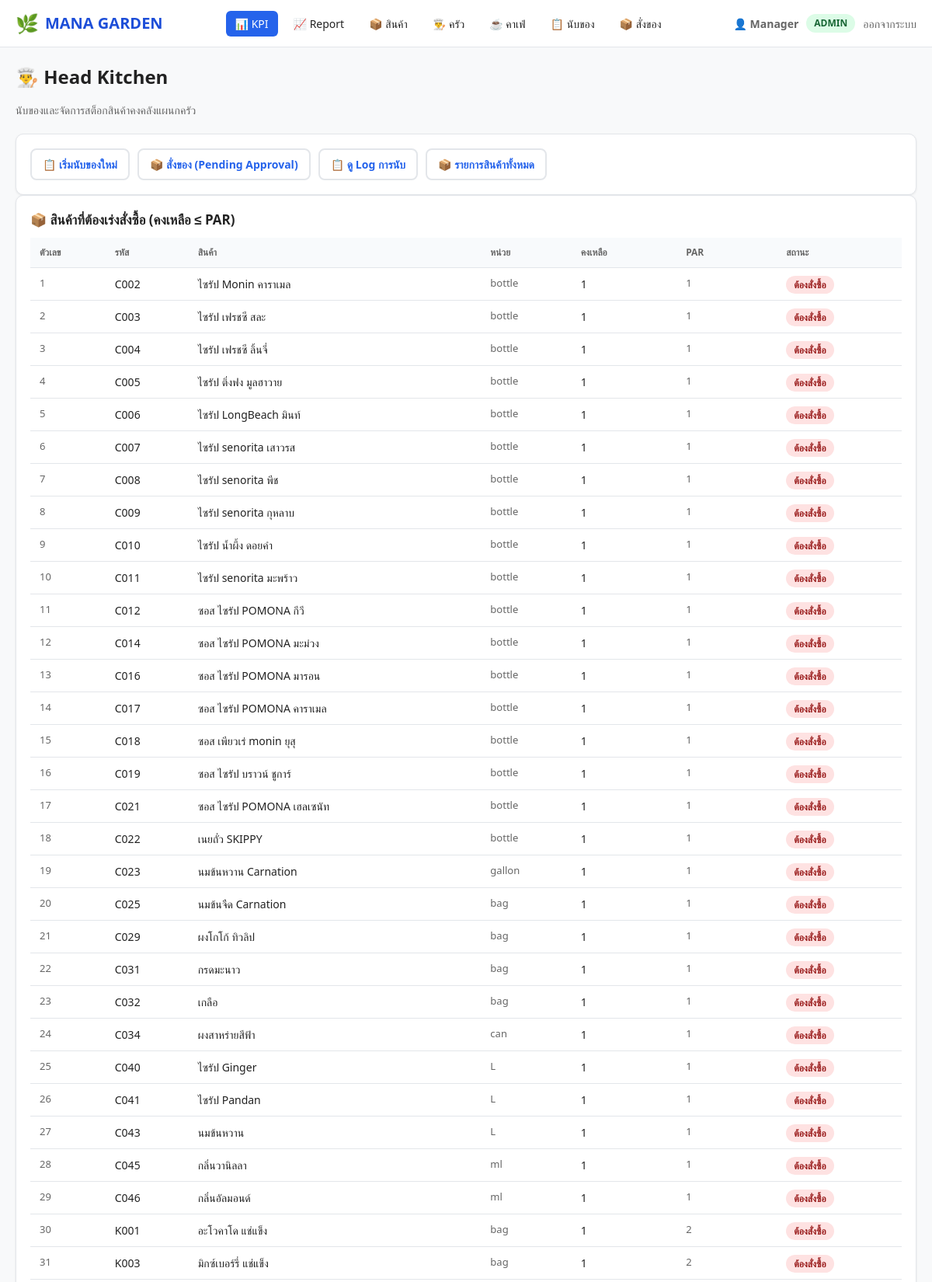
/kitchen (signed in, upper part), run on the app's committed database.
### tables this page shows
CREATE TABLE items (
    id INTEGER PRIMARY KEY AUTOINCREMENT, code TEXT UNIQUE NOT NULL, name TEXT NOT NULL, unit TEXT NOT NULL,
    category TEXT NOT NULL DEFAULT "general", opening INTEGER DEFAULT 0, received INTEGER DEFAULT 0,
    used INTEGER DEFAULT 0, ending INTEGER DEFAULT 0, par INTEGER DEFAULT 0, status TEXT NOT NULL DEFAULT "ปกติ",
    location TEXT DEFAULT "Main Store", created_at TEXT DEFAULT CURRENT_TIMESTAMP
);

### app.py (the view)
@app.route("/kitchen")
@login_required
@role_required("kitchen", "admin")
def kitchen():
    db = get_db()
    low_items = db.execute(
        "SELECT * FROM items ORDER BY ending ASC"
    ).fetchall()
    cafe_items = db.execute(
        "SELECT * FROM items WHERE category='cafe' ORDER BY name"
    ).fetchall()
    return render_template(
        "kitchen.html", kitchen_items=low_items, cafe_items=cafe_items,
        current_role=session.get("role"), today=datetime.date.today(),
    )

### app.py (called while the page is built)
def get_db():
    if "db" not in g:
        if not os.path.exists(DB_PATH):
            init_db()
        g.db = sqlite3.connect(DB_PATH)
        g.db.row_factory = sqlite3.Row
        g.db.execute("PRAGMA foreign_keys = ON")
    return g.db

def login_required(f):
    @wraps(f)
    def wrapper(*args, **kwargs):
        if "user" not in session:
            flash("กรุณาเลือกบทบาทผู้ใช้ก่อนครับ", "warning")
            return redirect(url_for("login"))
        return f(*args, **kwargs)
    return wrapper

def role_required(*allowed_roles):
    def deco(f):
        @wraps(f)
        def wrapper(*args, **kwargs):
            if "user" not in session:
                flash("กรุณาเลือกบทบาทผู้ใช้ก่อนครับ", "warning")
                return redirect(url_for("login"))
            if session.get("role") not in allowed_roles:
                flash("คุณไม่มีสิทธิ์เข้าถึงหน้านี้ครับ", "danger")
                return redirect(url_for("dashboard"))
            return f(*args, **kwargs)
        return wrapper
    return deco

### templates/kitchen.html (shortened to what this page needs)
{% extends "base.html" %}
{% block content %}
<div class="flex-between mb-0">
  <div>
    <h1 class="page-title">👨‍🍳 Head Kitchen</h1>
    <p class="page-sub">นับของและจัดการสต็อกสินค้าคงคลังแผนกครัว</p>
  </div>
</div>
<div class="card mb-0">
  <div class="flex-wrap" style="gap:10px;">
    <a class="btn btn-outline" href="{{ url_for('kitchen') }}#count-section">📋 เริ่มนับของใหม่</a>
    <a class="btn btn-outline" href="{{ url_for('order') }}">📦 สั่งของ (Pending Approval)</a>
    <a class="btn btn-outline" href="{{ url_for('counts') }}">📋 ดู Log การนับ</a>
    <a class="btn btn-outline" href="{{ url_for('items') }}">📦 รายการสินค้าทั้งหมด</a>
  </div>
</div>
<div class="card" id="lowstock-section">
  <h3>📦 สินค้าที่ต้องเร่งสั่งซื้อ (คงเหลือ ≤ PAR)</h3>
  {% if kitchen_items %}
  <div class="table-wrap">
    <table class="table">
      <thead>
        <tr><th>ตัวเลข</th><th>รหัส</th><th>สินค้า</th><th>หน่วย</th><th>คงเหลือ</th><th>PAR</th><th>สถานะ</th></tr>
      </thead>
      <tbody>
        {% for it in kitchen_items %}
        <tr>
          <td class="txt-sm">{{ loop.index }}</td>
          <td class="font-weight-bold">{{ it.code }}</td>
          <td>{{ it.name }}</td>
          <td class="txt-sm">{{ it.unit }}</td>
          <td class="font-weight-bold {% if it.ending <= it.par|int*0.7 %}color:var(--red);{% endif %}">{{ it.ending }}</td>
          <td class="txt-sm">{{ it.par }}</td>
          <td><span class="badge badge-stockout">ต้องสั่งซื้อ</span></td>
        </tr>
        {% endfor %}
      </tbody>
    </table>
  </div>
  {% else %}
  <p class="txt-sm">ไม่มีสินค้าคลองเหล่าต่ำครับ</p>
  {% endif %}
</div>
{% endblock %}

### static/style.css (style rules this page uses)
:root { --bg: #f8f9fa; --card: #ffffff; --border: #e3e6ea; --text: #222; --muted: #666; --accent: #2563eb; --accent-dark: #1d4ed8; --green: #16a34a; --green-bg: #dcfce7; --red: #dc2626; --red-bg: #fee2e2; --amber: #f59e0b; --amber-bg: #fef3c7; --shadow: 0 1px 3px rgba(0,0,0,.08); }
* { box-sizing: border-box; }
body { margin: 0; font-family: 'Segoe UI', 'Thai Sans', system-ui, sans-serif; background: var(--bg); color: var(--text); font-size: 15px; line-height: 1.5; }
a { color: var(--accent); text-decoration: none; }
.page-title { font-size: 24px; font-weight: 800; margin: 0 0 4px; color: var(--text); }
.page-sub { color: var(--muted); font-size: 14px; margin-bottom: 20px; }
.card { background: var(--card); border: 1px solid var(--border); border-radius: 10px; padding: 18px; margin-bottom: 16px; box-shadow: var(--shadow); }
.card h3 { margin: 0 0 10px; font-size: 17px; }
.btn { display: inline-flex; align-items: center; gap: 6px; padding: 8px 14px; border-radius: 8px; font-weight: 600; border: 1px solid var(--border); background: #fff; cursor: pointer; font-size: 14px; transition: .15s; }
.btn-outline { background: transparent; border-width: 2px; }
.badge { padding: 3px 10px; border-radius: 20px; font-size: 12px; font-weight: 700; }
.badge-stockout { background: var(--red-bg); color: #991b1b; }
.table-wrap { overflow-x: auto; }
.table { width: 100%; border-collapse: collapse; font-size: 14px; }
.table th, .table td { padding: 10px 12px; border-bottom: 1px solid var(--border); text-align: left; }
.table th { background: #f8fafc; font-weight: 700; color: var(--muted); font-size: 12px; text-transform: uppercase; }
.txt-sm { font-size: 13px; color: var(--muted); }
.mb-0 { margin-bottom: 0; }
.flex-between { display: flex; justify-content: space-between; align-items: center; gap: 10px; }
.flex-wrap { display: flex; flex-wrap: wrap; gap: 10px; align-items: center; }

### data on the page
items: code "C002", name "ไซรัป Monin คาราเมล", unit "bottle", ending "1", par "1"
items: code "C003", name "ไซรัป เฟรชซี สละ", unit "bottle", ending "1", par "1"
items: code "C004", name "ไซรัป เฟรชซี ลิ้นจี่", unit "bottle", ending "1", par "1"
items: code "C005", name "ไซรัป ติ่งฟง มูลฮาวาย", unit "bottle", ending "1", par "1"
items: code "C006", name "ไซรัป LongBeach มินท์", unit "bottle", ending "1", par "1"
items: code "C007", name "ไซรัป senorita เสาวรส", unit "bottle", ending "1", par "1"
items: code "C008", name "ไซรัป senorita พีช", unit "bottle", ending "1", par "1"
items: code "C009", name "ไซรัป senorita กุหลาบ", unit "bottle", ending "1", par "1"
items: code "C010", name "ไซรัป น้ำผึ้ง ดอยคำ", unit "bottle", ending "1", par "1"
items: code "C011", name "ไซรัป senorita มะพร้าว", unit "bottle", ending "1", par "1"
items: code "C012", name "ซอส ไซรัป POMONA กีวี", unit "bottle", ending "1", par "1"
items: code "C014", name "ซอส ไซรัป POMONA มะม่วง", unit "bottle", ending "1", par "1"
items: code "C016", name "ซอส ไซรัป POMONA มารอน", unit "bottle", ending "1", par "1"
items: code "C017", name "ซอส ไซรัป POMONA คาราเมล", unit "bottle", ending "1", par "1"
items: code "C018", name "ซอส เพียวเร่ monin ยุสุ", unit "bottle", ending "1", par "1"
items: code "C019", name "ซอส ไซรัป บราวน์ ชูการ์", unit "bottle", ending "1", par "1"
items: code "C021", name "ซอส ไซรัป POMONA เฮลเซนัท", unit "bottle", ending "1", par "1"
items: code "C022", name "เนยถั่ว SKIPPY", unit "bottle", ending "1", par "1"
items: code "C023", name "นมข้นหวาน Carnation", unit "gallon", ending "1", par "1"
items: code "C025", name "นมข้นจืด Carnation", unit "bag", ending "1", par "1"
items: code "C029", name "ผงโกโก้ ทิวลิป", unit "bag", ending "1", par "1"
items: code "C031", name "กรดมะนาว", unit "bag", ending "1", par "1"
items: code "C032", name "เกลือ", unit "bag", ending "1", par "1"
items: code "C034", name "ผงสาหร่ายสีฟ้า", unit "can", ending "1", par "1"
items: code "C040", name "ไซรัป Ginger", unit "L", ending "1", par "1"
items: code "C041", name "ไซรัป Pandan", unit "L", ending "1", par "1"
items: code "C043", name "นมข้นหวาน", unit "L", ending "1", par "1"
items: code "C045", name "กลิ่นวานิลลา", unit "ml", ending "1", par "1"
items: code "C046", name "กลิ่นอัลมอนด์", unit "ml", ending "1", par "1"
items: code "K001", name "อะโวคาโด แช่แข็ง", unit "bag", ending "1", par "2"
items: code "K003", name "มิกซ์เบอร์รี่ แช่แข็ง", unit "bag", ending "1", par "2"

### other printed values
{{ session.get('user') }} "Manager"
{{ current_role | upper }} "ADMIN"
